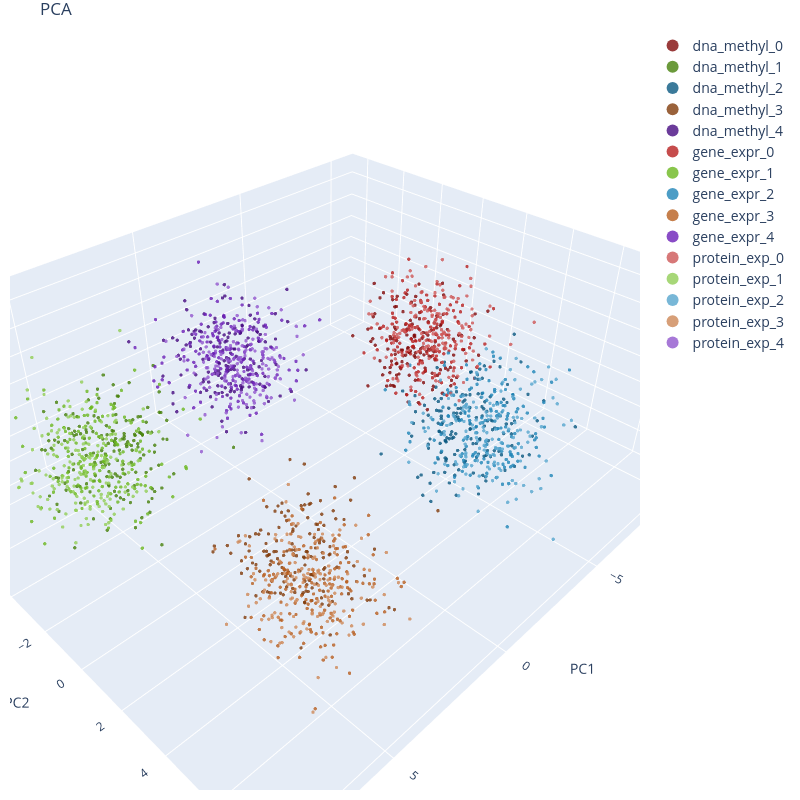

Here is the notebook cell this chart was saved with:
### Code cell
plot_3d_projection(
    technique = 'pca',
    data = latents,
    labels = class_per_modality_labels,
    labels_colors = class_per_modality_colors,
    labels_names = class_per_modality_names,
    standardize = False,
    checkpoint_path = checkpoint_path,
    is_best = use_best,
    save_plot = save_plot
)

### Figure 1 — Plotly figure (JSON) as saved in the notebook; plotly's stock layout.template omitted (floating-point values rounded to 4 significant figures; data arrays with more than 128 entries replaced by an {"elided": "..."} marker saying what was removed)
{"data": [{"marker": {"color": "#810A0A", "opacity": 0.8, "size": 2}, "mode": "markers", "name": "dna_methyl_0", "type": "scatter3d", "x": {"elided": "146 float values"}, "y": {"elided": "146 float values"}, "z": {"elided": "146 float values"}}, {"marker": {"color": "#46810A", "opacity": 0.8, "size": 2}, "mode": "markers", "name": "dna_methyl_1", "type": "scatter3d", "x": {"elided": "161 float values"}, "y": {"elided": "161 float values"}, "z": {"elided": "161 float values"}}, {"marker": {"color": "#0A5981", "opacity": 0.8, "size": 2}, "mode": "markers", "name": "dna_methyl_2", "type": "scatter3d", "x": {"elided": "153 float values"}, "y": {"elided": "153 float values"}, "z": {"elided": "153 float values"}}, {"marker": {"color": "#813B0A", "opacity": 0.8, "size": 2}, "mode": "markers", "name": "dna_methyl_3", "type": "scatter3d", "x": {"elided": "153 float values"}, "y": {"elided": "153 float values"}, "z": {"elided": "153 float values"}}, {"marker": {"color": "#460A81", "opacity": 0.8, "size": 2}, "mode": "markers", "name": "dna_methyl_4", "type": "scatter3d", "x": {"elided": "154 float values"}, "y": {"elided": "154 float values"}, "z": {"elided": "154 float values"}}, {"marker": {"color": "#B82020", "opacity": 0.8, "size": 2}, "mode": "markers", "name": "gene_expr_0", "type": "scatter3d", "x": {"elided": "146 float values"}, "y": {"elided": "146 float values"}, "z": {"elided": "146 float values"}}, {"marker": {"color": "#6CB820", "opacity": 0.8, "size": 2}, "mode": "markers", "name": "gene_expr_1", "type": "scatter3d", "x": {"elided": "161 float values"}, "y": {"elided": "161 float values"}, "z": {"elided": "161 float values"}}, {"marker": {"color": "#2085B8", "opacity": 0.8, "size": 2}, "mode": "markers", "name": "gene_expr_2", "type": "scatter3d", "x": {"elided": "153 float values"}, "y": {"elided": "153 float values"}, "z": {"elided": "153 float values"}}, {"marker": {"color": "#B85F20", "opacity": 0.8, "size": 2}, "mode": "markers", "name": "gene_expr_3", "type": "scatter3d", "x": {"elided": "153 float values"}, "y": {"elided": "153 float values"}, "z": {"elided": "153 float values"}}, {"marker": {"color": "#6C20B8", "opacity": 0.8, "size": 2}, "mode": "markers", "name": "gene_expr_4", "type": "scatter3d", "x": {"elided": "154 float values"}, "y": {"elided": "154 float values"}, "z": {"elided": "154 float values"}}, {"marker": {"color": "#CE5757", "opacity": 0.8, "size": 2}, "mode": "markers", "name": "protein_exp_0", "type": "scatter3d", "x": {"elided": "146 float values"}, "y": {"elided": "146 float values"}, "z": {"elided": "146 float values"}}, {"marker": {"color": "#92CE57", "opacity": 0.8, "size": 2}, "mode": "markers", "name": "protein_exp_1", "type": "scatter3d", "x": {"elided": "161 float values"}, "y": {"elided": "161 float values"}, "z": {"elided": "161 float values"}}, {"marker": {"color": "#57A6CE", "opacity": 0.8, "size": 2}, "mode": "markers", "name": "protein_exp_2", "type": "scatter3d", "x": {"elided": "153 float values"}, "y": {"elided": "153 float values"}, "z": {"elided": "153 float values"}}, {"marker": {"color": "#CE8857", "opacity": 0.8, "size": 2}, "mode": "markers", "name": "protein_exp_3", "type": "scatter3d", "x": {"elided": "153 float values"}, "y": {"elided": "153 float values"}, "z": {"elided": "153 float values"}}, {"marker": {"color": "#9257CE", "opacity": 0.8, "size": 2}, "mode": "markers", "name": "protein_exp_4", "type": "scatter3d", "x": {"elided": "154 float values"}, "y": {"elided": "154 float values"}, "z": {"elided": "154 float values"}}], "layout": {"height": 800, "legend": {"font": {"size": 14}, "itemsizing": "constant"}, "margin": {"b": 10, "l": 10, "r": 10, "t": 30}, "scene": {"xaxis": {"title": {"text": "PC1"}}, "yaxis": {"title": {"text": "PC2"}}, "zaxis": {"title": {"text": "PC3"}}}, "title": {"text": "PCA"}, "width": 800}}
